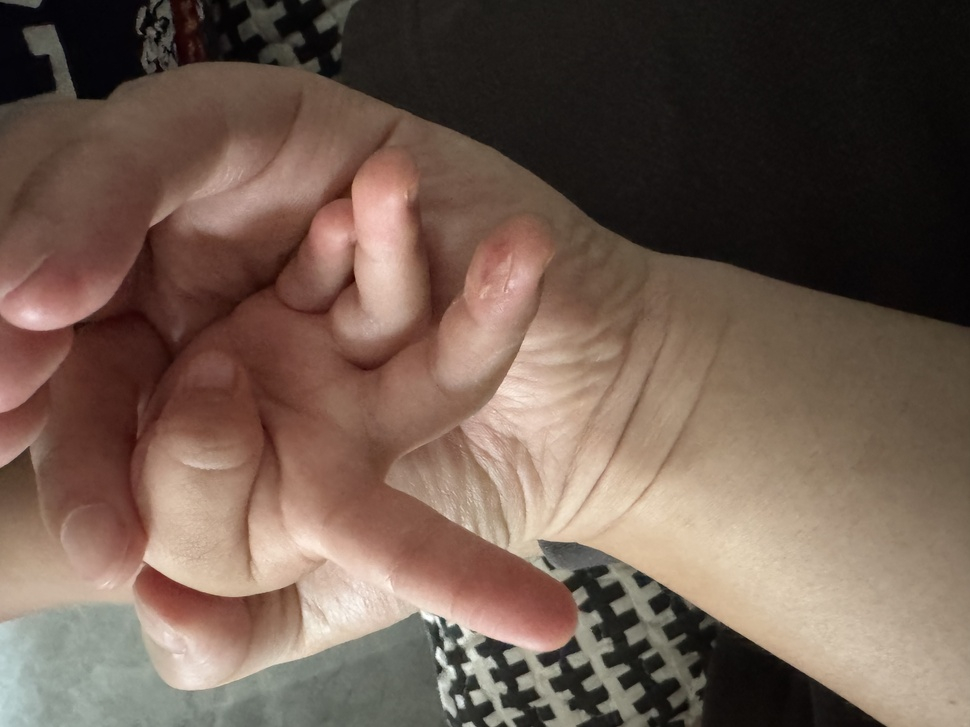
#> input picture server/ocr/uploads/1777468597646-ce6cd247_IMG_1320.jpeg, 970 x 727 px, shrunk from 4032 x 3024 before the run
$ python -i inpaint.py   (imports and definitions only)
#> lines starting #> are read from the running program, lines starting #| are printed output that depends on the picture; after the words box and inside, x2 and y2 are one past the last pixel; in counts of white or black regions, pixels touching at a corner belong together
#!/usr/bin/env python3
"""
图片去水印 - 使用 OpenCV 智能修复算法
用法:
  去除水印: python3 inpaint.py remove <image_path> <mask_path> <output_path>
  检测水印: python3 inpaint.py detect <image_path> <output_mask_path>
"""

import sys
import cv2
import numpy as np
import base64
from PIL import Image

def load_image(image_path):
    """加载图片，支持多种格式（包括 ICO）"""
    # 先尝试用 PIL 加载（支持更多格式）
    try:
        pil_img = Image.open(image_path)
#> pil_img is the input picture: PIL image 970x727 RGB; mean R, G, B 111.3, 91.3, 79.5
        # ICO 可能包含多个图标，取最大的一个
        if hasattr(pil_img, 'size') and pil_img.format == 'ICO':
            # 获取最大尺寸的图标
            if hasattr(pil_img, 'info') and 'sizes' in pil_img.info:
                sizes = pil_img.info['sizes']
                max_size = max(sizes, key=lambda s: s[0] * s[1])
                pil_img.size = max_size
        # 转换为 RGB/RGBA
        if pil_img.mode == 'P':
            pil_img = pil_img.convert('RGBA')
        elif pil_img.mode not in ('RGB', 'RGBA', 'L'):
            pil_img = pil_img.convert('RGB')
        # 转换为 OpenCV 格式
        if pil_img.mode == 'RGBA':
            cv_img = cv2.cvtColor(np.array(pil_img), cv2.COLOR_RGBA2BGRA)
        elif pil_img.mode == 'RGB':
            cv_img = cv2.cvtColor(np.array(pil_img), cv2.COLOR_RGB2BGR)
        else:  # L (灰度)
            cv_img = np.array(pil_img)
        return cv_img
    except Exception as e:
        # 如果 PIL 失败，尝试 OpenCV
        cv_img = cv2.imread(image_path, cv2.IMREAD_UNCHANGED)
        if cv_img is None:
            print(f"Failed to read image: {str(e)}", file=sys.stderr)
            return None
        return cv_img

def detect_watermark(image_path, output_mask_path):
    """智能检测水印区域"""
    try:
        img = load_image(image_path)
        if img is None:
            raise RuntimeError("Failed to read image")

        # 如果是 RGBA，转灰度时只用 RGB 通道
        if len(img.shape) == 3 and img.shape[2] == 4:
            gray = cv2.cvtColor(img, cv2.COLOR_BGRA2GRAY)
        elif len(img.shape) == 3:
            gray = cv2.cvtColor(img, cv2.COLOR_BGR2GRAY)
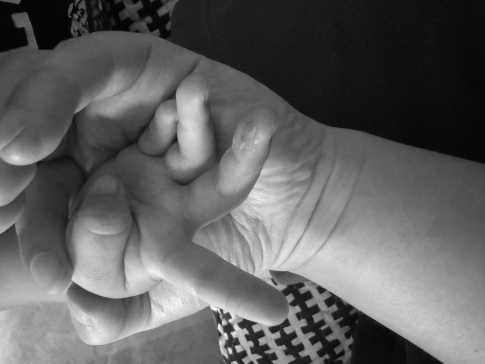
#> gray: shape (727, 970) (shown at 1/2 size); min 0, max 255, mean 95.9
        else:
            gray = img
        h, w = gray.shape

        # 方法 1: 频域分析检测重复图案（FFT 检测周期性水印）
        f_transform = cv2.dft(np.float32(gray), flags=cv2.DFT_COMPLEX_OUTPUT)
        f_shift = np.fft.fftshift(f_transform)
        magnitude = cv2.magnitude(f_shift[:, :, 0], f_shift[:, :, 1])
        magnitude = np.log(magnitude + 1)
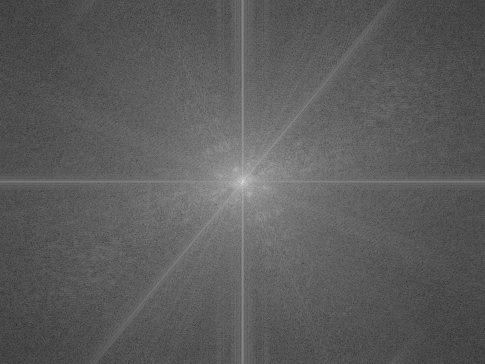
#> magnitude: shape (727, 970) float32 (shown at 1/2 size); min 1.26, max 18.03, mean 7.32; drawn with min black and max white
        magnitude = cv2.normalize(magnitude, None, 0, 255, cv2.NORM_MINMAX).astype(np.uint8)

        # 方法 2: 边缘检测 + 形态学
        edges = cv2.Canny(gray, 50, 150)
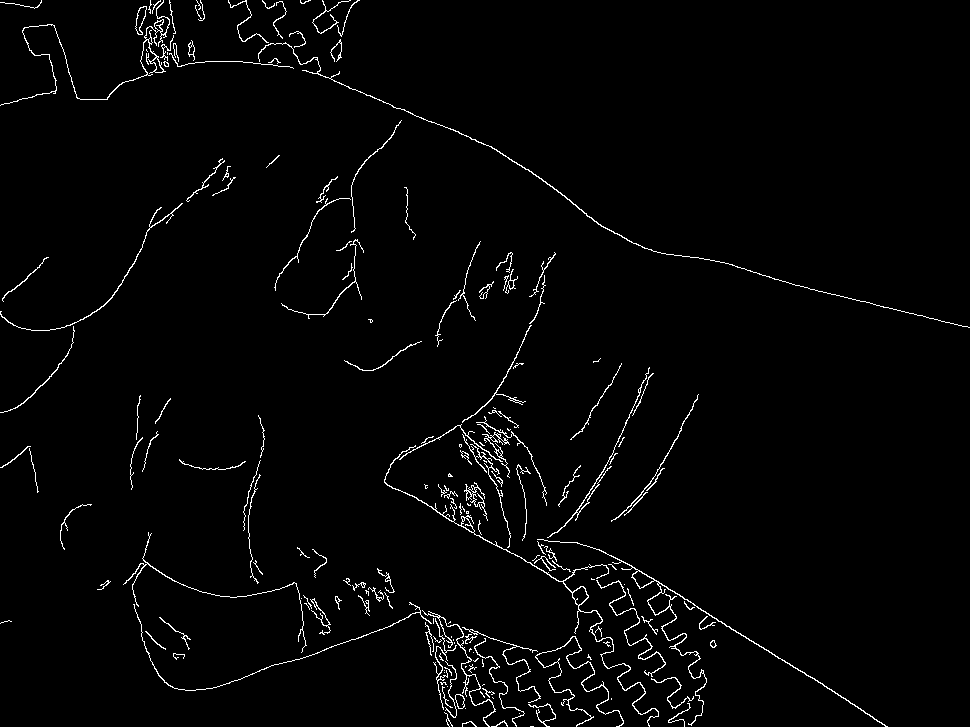
#> edges: shape (727, 970); 2.1% white in thin lines or dots
        kernel = cv2.getStructuringElement(cv2.MORPH_RECT, (3, 3))
        edges_dilated = cv2.dilate(edges, kernel, iterations=2)
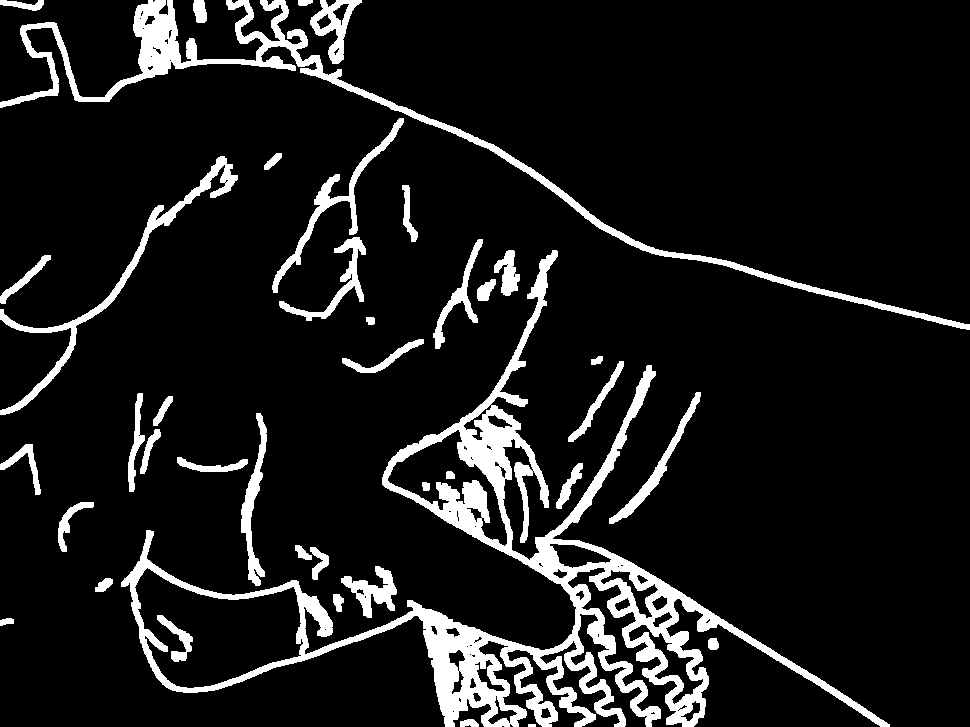
#> edges_dilated: shape (727, 970); 10.4% white; 40 white regions, largest, box (x1, y1, x2, y2) and area: (121, 250, 890, 727) 39207, (0, 0, 970, 330) 12142, (0, 156, 238, 415) 3510

        # 方法 3: 局部对比度分析（水印通常有较低的局部对比度）
        blurred = cv2.GaussianBlur(gray, (5, 5), 0)
        local_contrast = cv2.absdiff(gray, blurred)
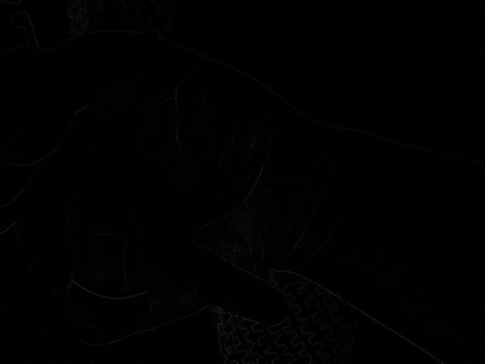
#> local_contrast: shape (727, 970) (shown at 1/2 size); min 0, max 52, mean 1.1
        _, contrast_mask = cv2.threshold(local_contrast, 20, 255, cv2.THRESH_BINARY_INV)
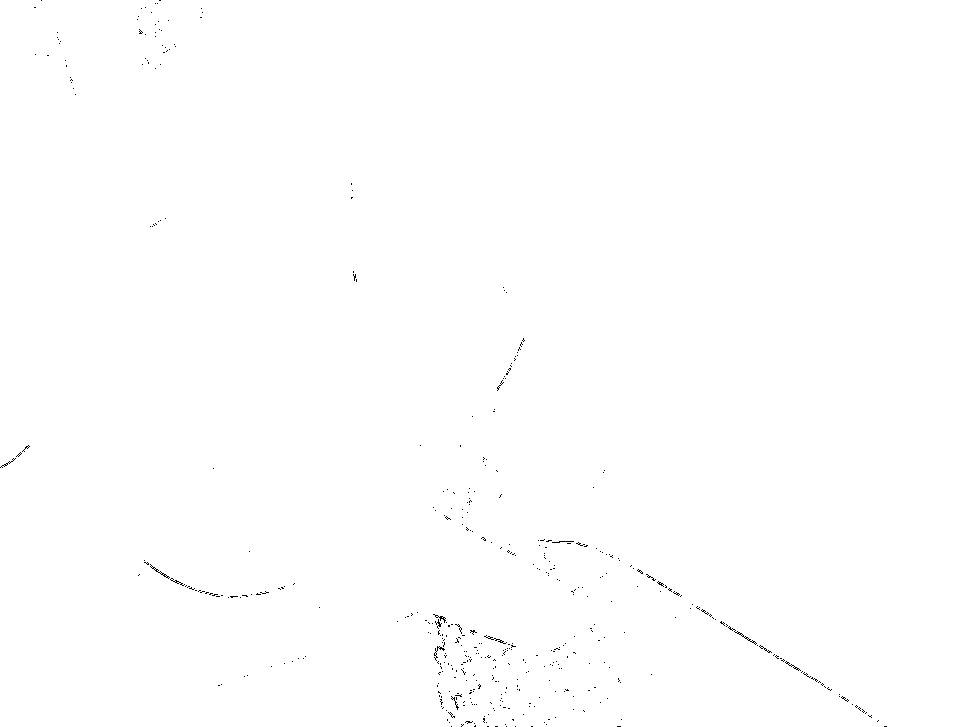
#> contrast_mask: shape (727, 970); 99.8% white; black in thin lines or dots

        # 综合检测结果
        combined_mask = cv2.bitwise_or(edges_dilated, contrast_mask)
#> combined_mask: shape (727, 970); every value is 255

        # 形态学优化
        kernel_large = cv2.getStructuringElement(cv2.MORPH_RECT, (5, 5))
        combined_mask = cv2.morphologyEx(combined_mask, cv2.MORPH_CLOSE, kernel_large)
        combined_mask = cv2.morphologyEx(combined_mask, cv2.MORPH_OPEN, kernel)

        # 如果检测不到水印，尝试基于亮度的方法（检测半透明覆盖层）
        if cv2.countNonZero(combined_mask) < 100:
            block_size = min(h, w) // 8
            brightness_mask = np.zeros((h, w), dtype=np.uint8)

            for y in range(0, h - block_size, block_size):
                for x in range(0, w - block_size, block_size):
                    block = gray[y:y+block_size, x:x+block_size]
                    mean_val = np.mean(block)
                    std_val = np.std(block)
                    if 180 < mean_val < 220 and std_val < 30:
                        brightness_mask[y:y+block_size, x:x+block_size] = 255

            combined_mask = cv2.bitwise_or(combined_mask, brightness_mask)

        _, combined_mask = cv2.threshold(combined_mask, 127, 255, cv2.THRESH_BINARY)
        cv2.imwrite(output_mask_path, combined_mask)

        _, buffer = cv2.imencode('.png', combined_mask)
#> buffer = 2351 values, max 251 at index 79, min 0 at index 8, mean 130.5
        mask_base64 = base64.b64encode(buffer).decode('utf-8')

        print(f"MASK_BASE64:{mask_base64}")
#> (printed output is left out)
        return mask_base64

    except Exception as e:
        raise RuntimeError(str(e))

# [69 lines left out: function remove_watermark, not called in this run]

# [26 lines not run here, left out]

>>> result = detect_watermark('../ocr/uploads/1777468597646-ce6cd247_IMG_1320.jpeg', 'out.png')

$ run again, on server/ocr/uploads/1777468597646-ce6cd247_IMG_1343.jpeg
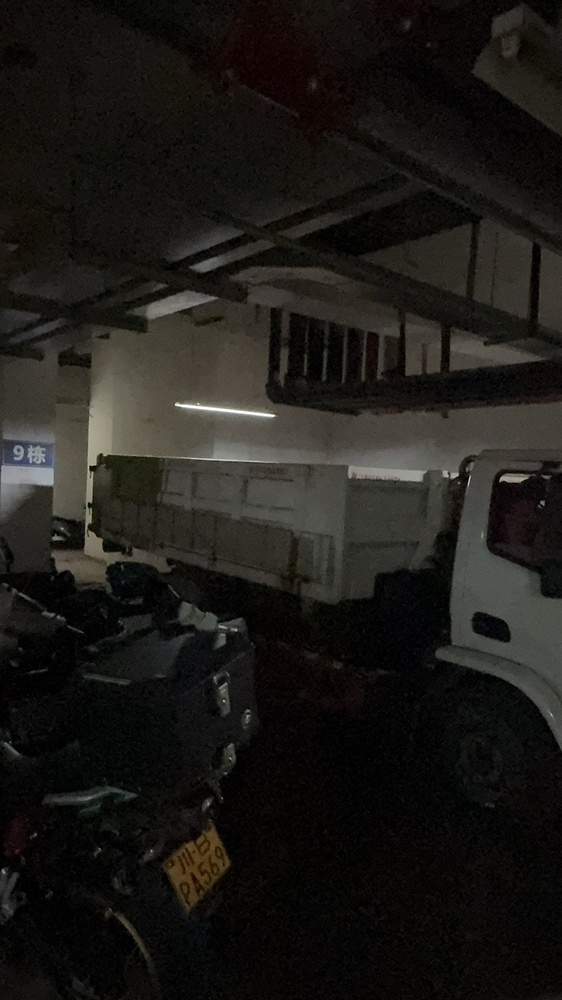
#> input picture server/ocr/uploads/1777468597646-ce6cd247_IMG_1343.jpeg, 562 x 1000 px, shrunk from 1080 x 1920 before the run
#> in load_image, pil_img is the input picture: PIL image 562x1000 RGB; mean R, G, B 28.8, 26.9, 23.5
#> in detect_watermark, `edges = cv2.Canny(gray, 50, 150)`:
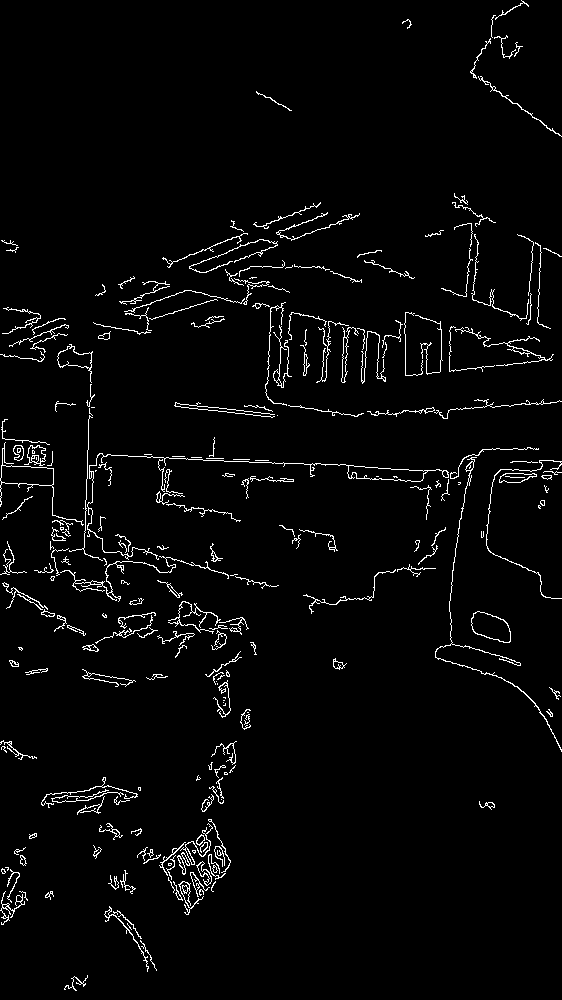
#> edges: shape (1000, 562); 2.9% white in thin lines or dots
#> edges_dilated: shape (1000, 562); 13.9% white; 61 white regions, largest, box (x1, y1, x2, y2) and area: (0, 342, 562, 754) 19460, (250, 300, 562, 421) 8599, (91, 210, 364, 342) 7452
#> in detect_watermark, `_, contrast_mask = cv2.threshold(local_contrast, 20, 255, cv2.THRESH_B..`:
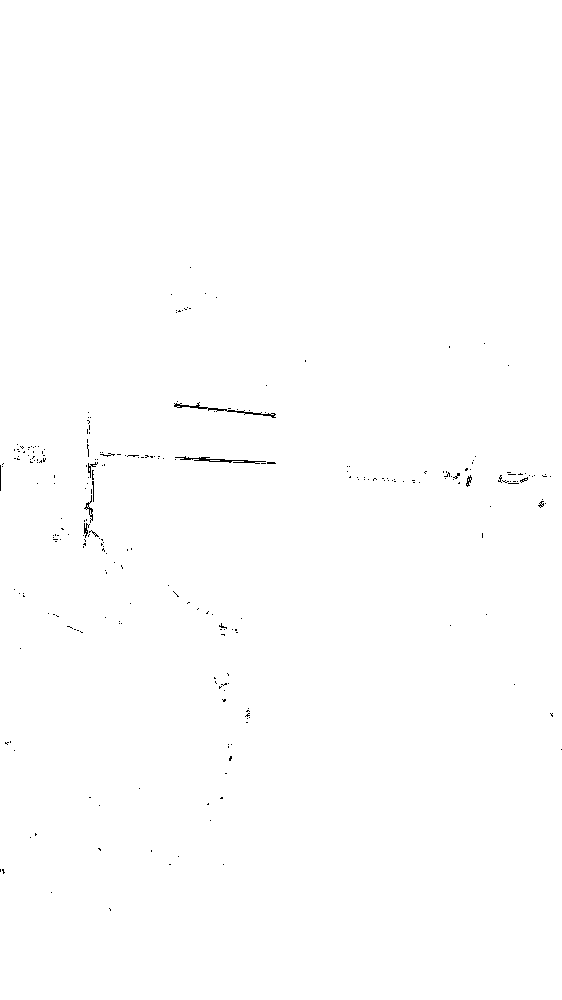
#> contrast_mask: shape (1000, 562); 99.7% white; black in thin lines or dots, all inside (x1, y1, x2, y2) = (0, 267, 562, 911)
#> combined_mask: shape (1000, 562); every value is 255
#> buffer = 2704 values, max 248 at index 56, min 0 at index 8, mean 108.1
#> (printed output is left out)

$ run again, on server/ocr/uploads/1777468597646-ce6cd247_IMG_1347.jpeg
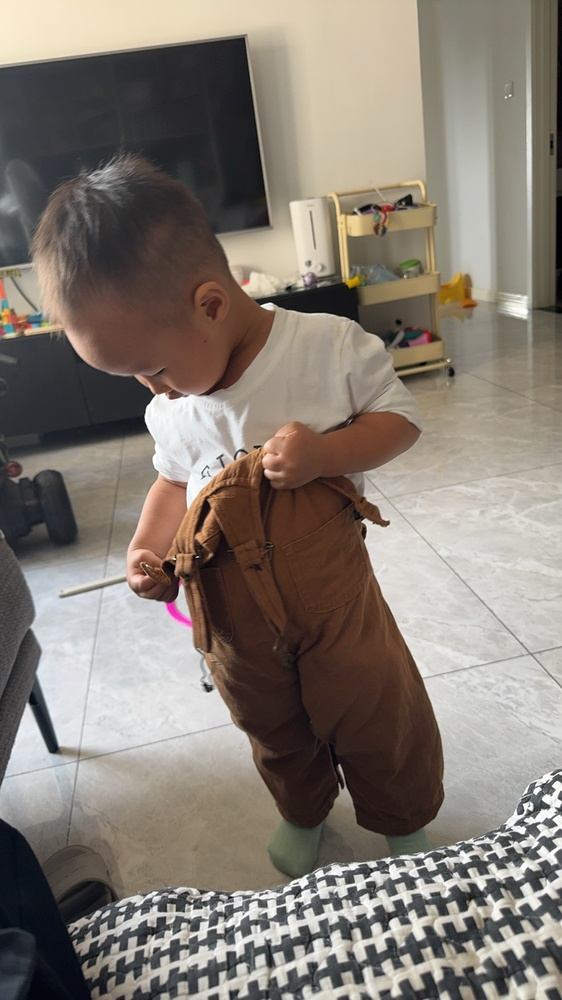
#> input picture server/ocr/uploads/1777468597646-ce6cd247_IMG_1347.jpeg, 562 x 1000 px, shrunk from 1080 x 1920 before the run
#> in load_image, pil_img is the input picture: PIL image 562x1000 RGB; mean R, G, B 132, 123.4, 114.7
#> in detect_watermark, `edges = cv2.Canny(gray, 50, 150)`:
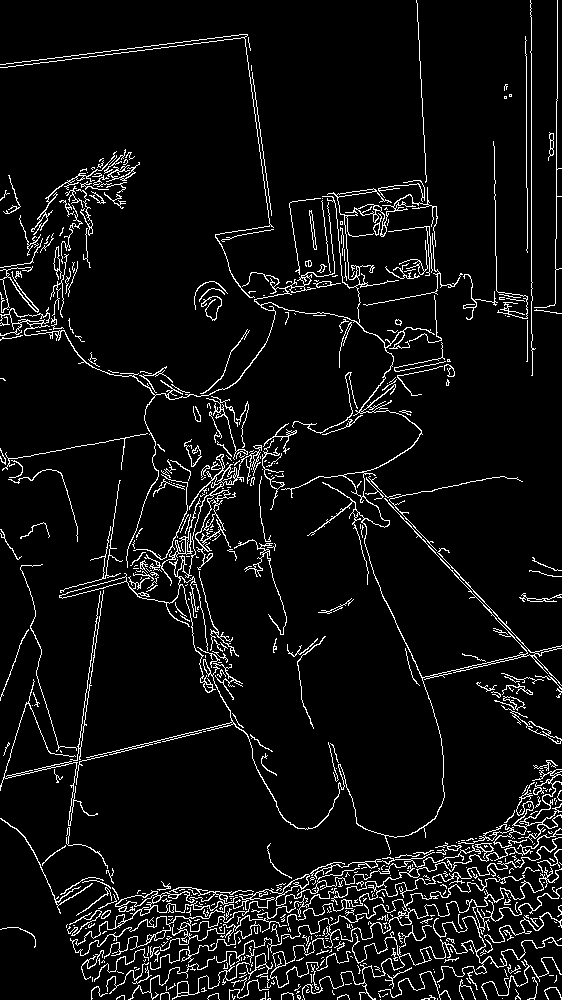
#> edges: shape (1000, 562); 6.4% white in thin lines or dots
#> edges_dilated: shape (1000, 562); 27.8% white; 14 white regions, largest, box (x1, y1, x2, y2) and area: (0, 0, 562, 1000) 151270, (192, 279, 230, 323) 1040, (285, 634, 328, 731) 966
#> in detect_watermark, `_, contrast_mask = cv2.threshold(local_contrast, 20, 255, cv2.THRESH_B..`:
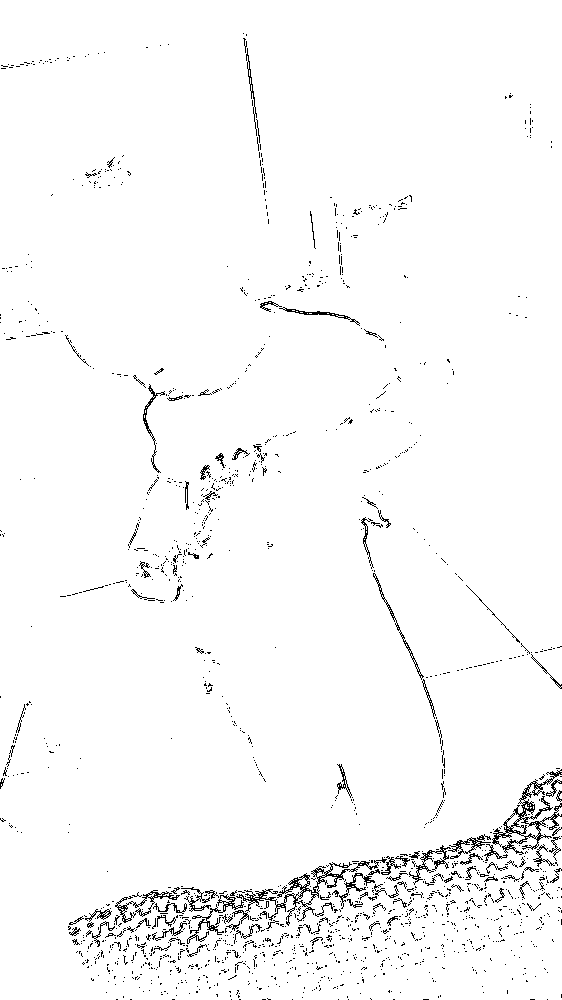
#> contrast_mask: shape (1000, 562); 97.5% white; black in thin lines or dots
#> combined_mask: shape (1000, 562); every value is 255
#> buffer = 2704 values, max 248 at index 56, min 0 at index 8, mean 108.1
#> (printed output is left out)
